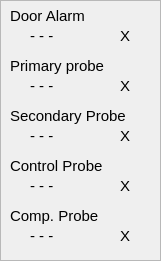
       <widget class="QFrame" name="frame_6">
        <property name="geometry">
         <rect>
          <x>380</x>
          <y>50</y>
          <width>161</width>
          <height>261</height>
         </rect>
        </property>
        <property name="frameShape">
         <enum>QFrame::StyledPanel</enum>
        </property>
        <property name="frameShadow">
         <enum>QFrame::Raised</enum>
        </property>
        <widget class="QLabel" name="label_control_alarm">
         <property name="geometry">
          <rect>
           <x>30</x>
           <y>170</y>
           <width>131</width>
           <height>31</height>
          </rect>
         </property>
         <property name="font">
          <font>
           <pointsize>11</pointsize>
          </font>
         </property>
         <property name="text">
          <string>- - -</string>
         </property>
        </widget>
        <widget class="QLabel" name="device_type_label_20">
         <property name="geometry">
          <rect>
           <x>10</x>
           <y>150</y>
           <width>141</width>
           <height>31</height>
          </rect>
         </property>
         <property name="font">
          <font>
           <pointsize>11</pointsize>
          </font>
         </property>
         <property name="text">
          <string>Control Probe</string>
         </property>
        </widget>
        <widget class="QLabel" name="device_type_label_22">
         <property name="geometry">
          <rect>
           <x>10</x>
           <y>100</y>
           <width>141</width>
           <height>31</height>
          </rect>
         </property>
         <property name="font">
          <font>
           <pointsize>11</pointsize>
          </font>
         </property>
         <property name="text">
          <string>Secondary Probe</string>
         </property>
        </widget>
        <widget class="QLabel" name="label_secondary_alarm">
         <property name="geometry">
          <rect>
           <x>30</x>
           <y>120</y>
           <width>131</width>
           <height>31</height>
          </rect>
         </property>
         <property name="font">
          <font>
           <pointsize>11</pointsize>
          </font>
         </property>
         <property name="text">
          <string>- - -</string>
         </property>
        </widget>
        <widget class="QLabel" name="label_primary_alarm">
         <property name="geometry">
          <rect>
           <x>30</x>
           <y>70</y>
           <width>131</width>
           <height>31</height>
          </rect>
         </property>
         <property name="font">
          <font>
           <pointsize>11</pointsize>
          </font>
         </property>
         <property name="text">
          <string>- - -</string>
         </property>
        </widget>
        <widget class="QLabel" name="device_type_label_21">
         <property name="geometry">
          <rect>
           <x>10</x>
           <y>50</y>
           <width>141</width>
           <height>31</height>
          </rect>
         </property>
         <property name="font">
          <font>
           <pointsize>11</pointsize>
          </font>
         </property>
         <property name="text">
          <string>Primary probe</string>
         </property>
        </widget>
        <widget class="QLabel" name="label_door_alarm">
         <property name="geometry">
          <rect>
           <x>30</x>
           <y>20</y>
           <width>131</width>
           <height>31</height>
          </rect>
         </property>
         <property name="font">
          <font>
           <pointsize>11</pointsize>
          </font>
         </property>
         <property name="text">
          <string>- - -</string>
         </property>
        </widget>
        <widget class="QLabel" name="device_type_label_24">
         <property name="geometry">
          <rect>
           <x>10</x>
           <y>0</y>
           <width>141</width>
           <height>31</height>
          </rect>
         </property>
         <property name="font">
          <font>
           <pointsize>11</pointsize>
          </font>
         </property>
         <property name="text">
          <string>Door Alarm</string>
         </property>
        </widget>
        <widget class="QLabel" name="device_type_label_19">
         <property name="geometry">
          <rect>
           <x>10</x>
           <y>200</y>
           <width>141</width>
           <height>31</height>
          </rect>
         </property>
         <property name="font">
          <font>
           <pointsize>11</pointsize>
          </font>
         </property>
         <property name="text">
          <string>Comp. Probe</string>
         </property>
        </widget>
        <widget class="QLabel" name="label_compressor_alarm">
         <property name="geometry">
          <rect>
           <x>30</x>
           <y>220</y>
           <width>131</width>
           <height>31</height>
          </rect>
         </property>
         <property name="font">
          <font>
           <pointsize>11</pointsize>
          </font>
         </property>
         <property name="text">
          <string>- - -</string>
         </property>
        </widget>
        <widget class="QLabel" name="led_door_alarm">
         <property name="geometry">
          <rect>
           <x>120</x>
           <y>20</y>
           <width>31</width>
           <height>31</height>
          </rect>
         </property>
         <property name="font">
          <font>
           <pointsize>11</pointsize>
          </font>
         </property>
         <property name="text">
          <string>X</string>
         </property>
        </widget>
        <widget class="QLabel" name="led_primary_probe">
         <property name="geometry">
          <rect>
           <x>120</x>
           <y>70</y>
           <width>31</width>
           <height>31</height>
          </rect>
         </property>
         <property name="font">
          <font>
           <pointsize>11</pointsize>
          </font>
         </property>
         <property name="text">
          <string>X</string>
         </property>
        </widget>
        <widget class="QLabel" name="led_secondary_probe">
         <property name="geometry">
          <rect>
           <x>120</x>
           <y>120</y>
           <width>31</width>
           <height>31</height>
          </rect>
         </property>
         <property name="font">
          <font>
           <pointsize>11</pointsize>
          </font>
         </property>
         <property name="text">
          <string>X</string>
         </property>
        </widget>
        <widget class="QLabel" name="led_control_probe">
         <property name="geometry">
          <rect>
           <x>120</x>
           <y>170</y>
           <width>31</width>
           <height>31</height>
          </rect>
         </property>
         <property name="font">
          <font>
           <pointsize>11</pointsize>
          </font>
         </property>
         <property name="text">
          <string>X</string>
         </property>
        </widget>
        <widget class="QLabel" name="led_compressor_probe">
         <property name="geometry">
          <rect>
           <x>120</x>
           <y>220</y>
           <width>31</width>
           <height>31</height>
          </rect>
         </property>
         <property name="font">
          <font>
           <pointsize>11</pointsize>
          </font>
         </property>
         <property name="text">
          <string>X</string>
         </property>
        </widget>
       </widget>
